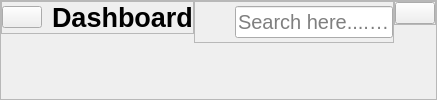
        <widget class="QFrame" name="Headerframe">
         <property name="frameShape">
          <enum>QFrame::Shape::StyledPanel</enum>
         </property>
         <property name="frameShadow">
          <enum>QFrame::Shadow::Raised</enum>
         </property>
         <layout class="QHBoxLayout" name="horizontalLayout_4">
          <property name="spacing">
           <number>0</number>
          </property>
          <property name="leftMargin">
           <number>0</number>
          </property>
          <property name="topMargin">
           <number>0</number>
          </property>
          <property name="rightMargin">
           <number>0</number>
          </property>
          <property name="bottomMargin">
           <number>0</number>
          </property>
          <item alignment="Qt::AlignmentFlag::AlignLeft|Qt::AlignmentFlag::AlignTop">
           <widget class="QFrame" name="MenuFame">
            <property name="frameShape">
             <enum>QFrame::Shape::StyledPanel</enum>
            </property>
            <property name="frameShadow">
             <enum>QFrame::Shadow::Raised</enum>
            </property>
            <layout class="QHBoxLayout" name="horizontalLayout_2">
             <property name="spacing">
              <number>10</number>
             </property>
             <property name="leftMargin">
              <number>0</number>
             </property>
             <property name="topMargin">
              <number>0</number>
             </property>
             <property name="rightMargin">
              <number>0</number>
             </property>
             <property name="bottomMargin">
              <number>0</number>
             </property>
             <item>
              <widget class="QPushButton" name="pushButton">
               <property name="text">
                <string/>
               </property>
               <property name="icon">
                <iconset resource="dashboardIcons.qrc">
                 <normaloff>:/ColoredIcons/Icons/IconsColored/align-justify.svg</normaloff>:/ColoredIcons/Icons/IconsColored/align-justify.svg</iconset>
               </property>
               <property name="iconSize">
                <size>
                 <width>40</width>
                 <height>40</height>
                </size>
               </property>
              </widget>
             </item>
             <item>
              <widget class="QLabel" name="dashboardlabel">
               <property name="font">
                <font>
                 <pointsize>20</pointsize>
                 <bold>true</bold>
                </font>
               </property>
               <property name="text">
                <string>Dashboard</string>
               </property>
              </widget>
             </item>
            </layout>
           </widget>
          </item>
          <item alignment="Qt::AlignmentFlag::AlignHCenter|Qt::AlignmentFlag::AlignTop">
           <widget class="QFrame" name="SearchFrame">
            <property name="minimumSize">
             <size>
              <width>200</width>
              <height>0</height>
             </size>
            </property>
            <property name="maximumSize">
             <size>
              <width>200</width>
              <height>16777215</height>
             </size>
            </property>
            <property name="frameShape">
             <enum>QFrame::Shape::StyledPanel</enum>
            </property>
            <property name="frameShadow">
             <enum>QFrame::Shadow::Raised</enum>
            </property>
            <layout class="QHBoxLayout" name="horizontalLayout_3">
             <property name="spacing">
              <number>0</number>
             </property>
             <property name="leftMargin">
              <number>0</number>
             </property>
             <property name="topMargin">
              <number>0</number>
             </property>
             <property name="rightMargin">
              <number>0</number>
             </property>
             <property name="bottomMargin">
              <number>0</number>
             </property>
             <item>
              <widget class="QLabel" name="label_2">
               <property name="minimumSize">
                <size>
                 <width>40</width>
                 <height>40</height>
                </size>
               </property>
               <property name="maximumSize">
                <size>
                 <width>40</width>
                 <height>40</height>
                </size>
               </property>
               <property name="text">
                <string/>
               </property>
               <property name="pixmap">
                <pixmap resource="dashboardIcons.qrc">:/ColoredIcons/Icons/IconsColored/search.svg</pixmap>
               </property>
               <property name="scaledContents">
                <bool>true</bool>
               </property>
              </widget>
             </item>
             <item>
              <widget class="QLineEdit" name="lineEdit">
               <property name="font">
                <font>
                 <pointsize>15</pointsize>
                </font>
               </property>
               <property name="placeholderText">
                <string>Search here...........</string>
               </property>
              </widget>
             </item>
            </layout>
           </widget>
          </item>
          <item alignment="Qt::AlignmentFlag::AlignRight|Qt::AlignmentFlag::AlignTop">
           <widget class="QFrame" name="Profileframe">
            <property name="frameShape">
             <enum>QFrame::Shape::StyledPanel</enum>
            </property>
            <property name="frameShadow">
             <enum>QFrame::Shadow::Raised</enum>
            </property>
            <layout class="QHBoxLayout" name="horizontalLayout_5">
             <property name="spacing">
              <number>0</number>
             </property>
             <property name="leftMargin">
              <number>0</number>
             </property>
             <property name="topMargin">
              <number>0</number>
             </property>
             <property name="rightMargin">
              <number>0</number>
             </property>
             <property name="bottomMargin">
              <number>0</number>
             </property>
             <item>
              <widget class="QPushButton" name="pushButton_2">
               <property name="text">
                <string/>
               </property>
               <property name="icon">
                <iconset resource="dashboardIcons.qrc">
                 <normaloff>:/ColoredIcons/Icons/IconsColored/user.svg</normaloff>:/ColoredIcons/Icons/IconsColored/user.svg</iconset>
               </property>
               <property name="iconSize">
                <size>
                 <width>40</width>
                 <height>40</height>
                </size>
               </property>
              </widget>
             </item>
            </layout>
           </widget>
          </item>
         </layout>
        </widget>
